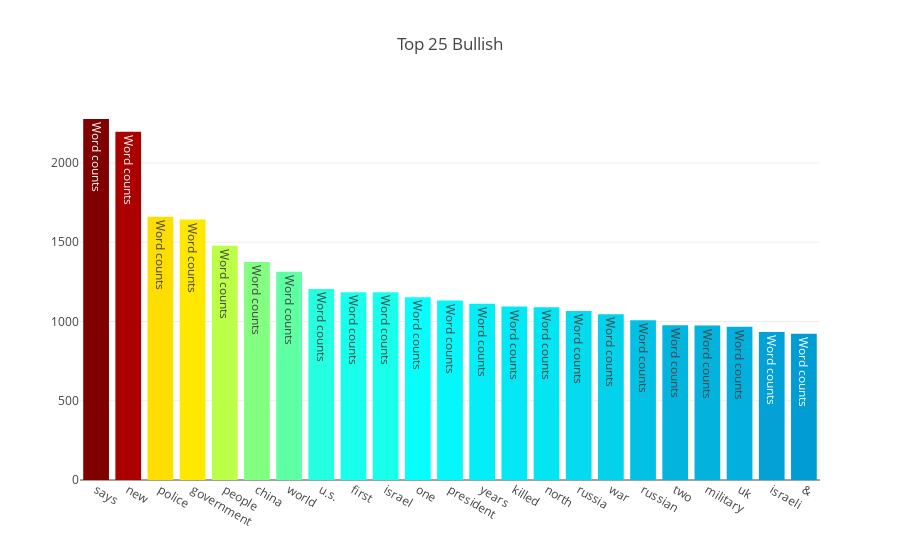

Write notebook code for a chart like this one.
### Markdown cell above
### Bullish Set Word Frequencies

### Code cell
headline_list= []
for column in bullish_stop_words_free_data.columns:
    if "top" in column:
        sentences = bullish_stop_words_free_data[column].tolist()
        headline_list += sentences
        
headline_list = pd.DataFrame(headline_list)
bullish_headlines_no_stopwords = headline_list[0].str.split(expand=True).unstack().value_counts()
data = [go.Bar(
            x = bullish_headlines_no_stopwords.index.values[2:25],
            y = bullish_headlines_no_stopwords.values[2:25],
            marker= dict(colorscale='Jet',color=bullish_headlines_no_stopwords.values[2:100]),
            text='Word counts')]

layout = go.Layout(title='Top 25 Bullish')
figure = go.Figure(data=data, layout=layout)
py.iplot(figure, filename='bullish-freq')

### Figure 1 — Plotly figure (JSON) as saved in the notebook; plotly's stock layout.template omitted (floating-point values rounded to 4 significant figures)
{"data": [{"marker": {"color": [2277, 2197, 1660, 1643, 1478, 1375, 1313, 1205, 1185, 1184, 1152, 1132, 1111, 1094, 1089, 1066, 1045, 1007, 976, 974, 966, 933, 922, 913, 907, 902, 900, 893, 881, 874, 873, 854, 830, 804, 783, 775, 766, 762, 753, 748, 741, 729, 721, 716, 712, 705, 702, 679, 677, 669, 662, 651, 636, 635, 621, 620, 606, 600, 596, 596, 593, 571, 565, 559, 557, 552, 549, 546, 544, 544, 541, 540, 537, 536, 534, 534, 532, 527, 524, 518, 516, 514, 513, 511, 506, 506, 505, 505, 501, 496, 495, 495, 491, 486, 486, 483, 480, 474], "colorscale": "Jet"}, "text": "Word counts", "type": "bar", "uid": "51a576b3-dab7-4503-a4d1-91ad1f7ab264", "x": ["says", "new", "police", "government", "people", "china", "world", "u.s.", "first", "israel", "one", "president", "years", "killed", "north", "russia", "war", "russian", "two", "military", "uk", "israeli", "&amp;"], "y": [2277, 2197, 1660, 1643, 1478, 1375, 1313, 1205, 1185, 1184, 1152, 1132, 1111, 1094, 1089, 1066, 1045, 1007, 976, 974, 966, 933, 922]}], "layout": {"title": "Top 25 Bullish"}}
